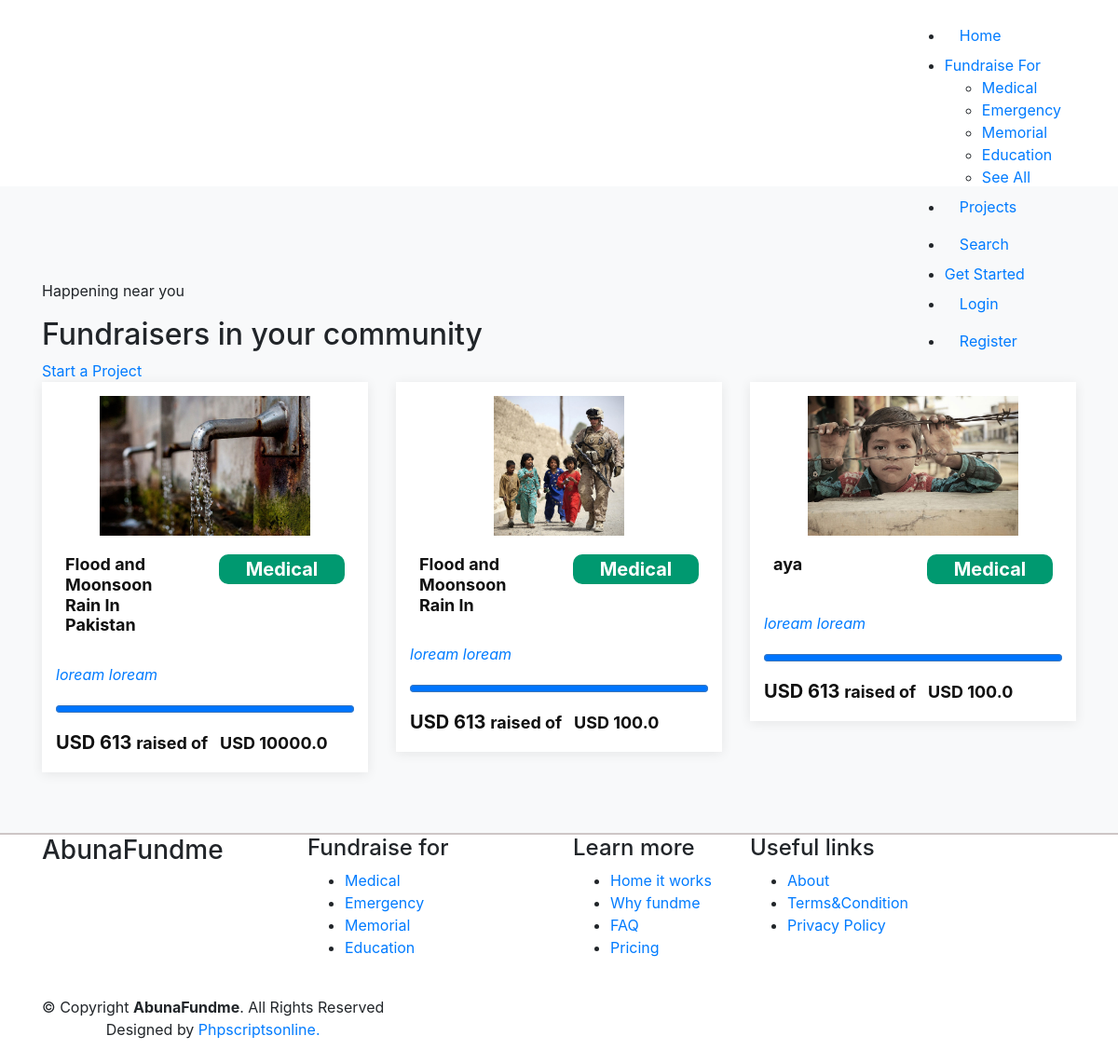
Page /project/ on the earlier database version.
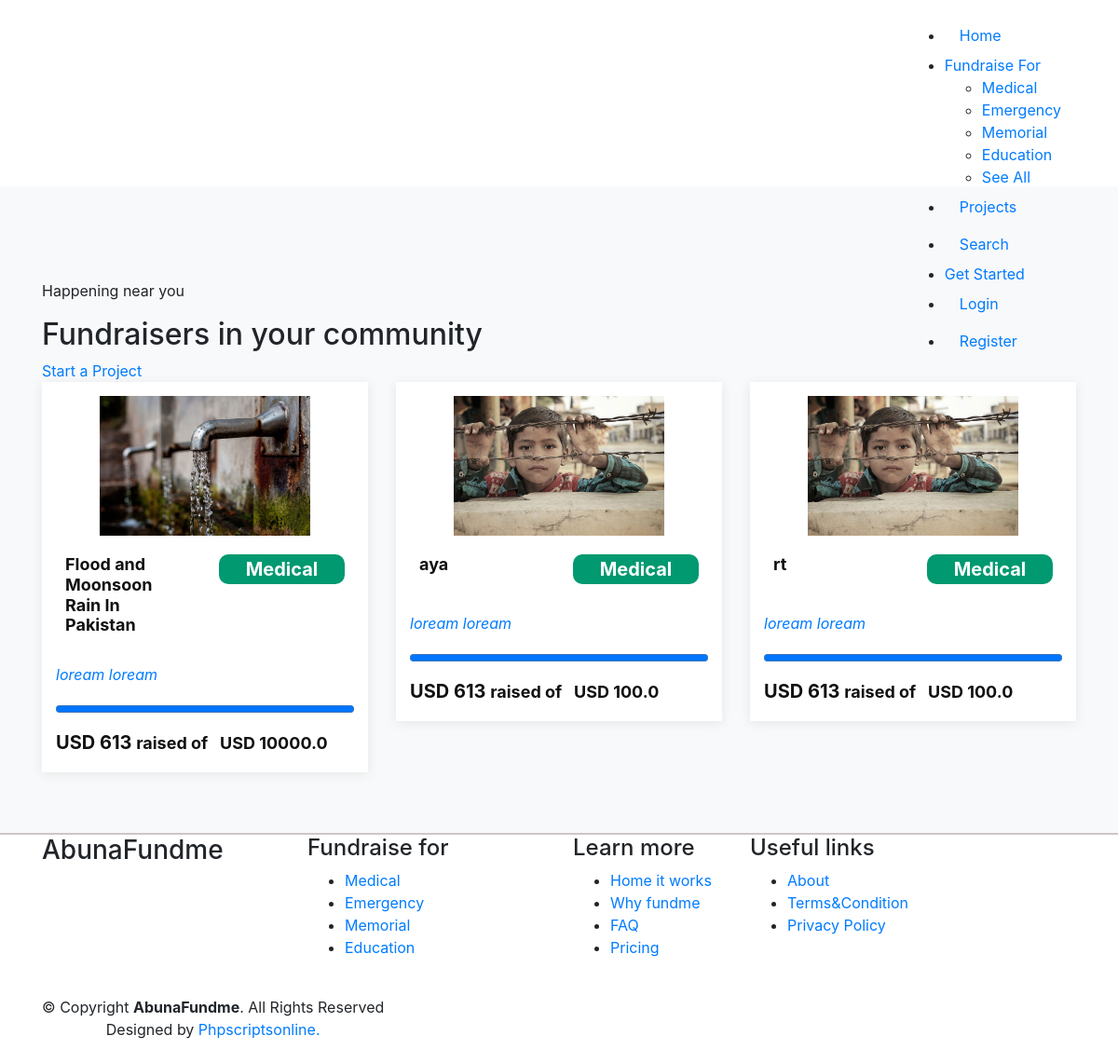
Same page on the later database version.
### D_project/models.py (models this page shows, shortened)
class Project(models.Model):
    user = models.ForeignKey(get_user_model(), on_delete=models.CASCADE,default=1)
    name=models.CharField(max_length=50)
    category = models.ForeignKey(Category,on_delete=models.CASCADE,null=True)
    target = models.FloatField(default=100,null=True)
    tags = models.ManyToManyField(Tag)
    description=models.TextField(default="loream loream",max_length=800,null=True)
    start=models.DateTimeField(auto_now_add=True)
    end=models.DateTimeField()

class Image(models.Model):
    project=models.ForeignKey(Project,on_delete=models.CASCADE)
    image = models.FileField(upload_to='projects/images',blank=True,null=True)

### D_project/views.py (the view)
# urls.py: path('',projects.as_view(),name='projects'),
class projects(ListView):
    model=Project
    template_name= 'D_project/projects.html'
    context_object_name = 'projects'

### D_project/models.py (called while the page is built)
    def __str__(self):
        return self.name

### D_project/templates/D_project/projects.html (shortened to what this page needs)
{%extends 'base.html'%}
{% block content %}
<section class="ftco-section bg-light categoryfundraisesec">
    <div class="container" data-aos="fade-right">
      <div class="section-title" >
        <p>Happening near you</p>
        <h2>Fundraisers in your community</h2>
      </div>
<a href="{%url 'createProject'%}">Start a Project</a>
        <div class="row">
            {% for project in projects %}
            <div class="col-md-4">
                <a href="{%url 'project_details' project.id%}">
                  <div class="singlesection">
                    {% with first_image=project.image_set.first %}
                    <img src="{{ first_image.image.url }}" class="singlesection-img img-fluid" alt="{{first_image.id}}">
                    {% endwith %}
                 <div class="row" style="padding:10px">
                    <div class="col-md-6">
                        <h3>{{project.name}}</h3>
                    </div>
                    <div class="col-md-6">
                        <h3 style="text-align: center;background: #009970;padding: 4px;color: #fff;border-radius: 10px;"> <span style="font-weight: bold;font-size:20px">Medical </span></h3>
                    </div>
                </div>
                    <p>
                    <p>{{project.description}}                      </p>
                      <progress id="file" value="613" max="100" style="width: 100%;"> </progress>
                     <h3> <span style="font-weight: bold;font-size:20px">USD 613 </span> raised of &nbsp; USD {{project.target}}</h3>
                  </div>
              </a>
                   </div>
                   {% endfor %}
        </div>
    </div>
</section>
{% endblock %}

### templates/base.html (shortened to what this page needs)
{% load static %}
<!DOCTYPE html>
<html lang="en">
<head>
  <link href="https://gofundmeclone.phpliveprojects.com/public/frontend/assets/vendor/aos/aos.css" rel="stylesheet">
  <link href="https://gofundmeclone.phpliveprojects.com/public/frontend/assets/vendor/bootstrap/css/bootstrap.min.css" rel="stylesheet">
  <link href="https://gofundmeclone.phpliveprojects.com/public/frontend/assets/vendor/bootstrap-icons/bootstrap-icons.css" rel="stylesheet">
  <link href="https://gofundmeclone.phpliveprojects.com/public/frontend/assets/vendor/boxicons/css/boxicons.min.css" rel="stylesheet">
  <link href="https://gofundmeclone.phpliveprojects.com/public/frontend/assets/vendor/glightbox/css/glightbox.min.css" rel="stylesheet">
  <link href="https://gofundmeclone.phpliveprojects.com/public/frontend/assets/vendor/remixicon/remixicon.css" rel="stylesheet">
  <link href="https://gofundmeclone.phpliveprojects.com/public/frontend/assets/vendor/swiper/swiper-bundle.min.css" rel="stylesheet">
  <link href="https://gofundmeclone.phpliveprojects.com/public/frontend/assets/css/style.css" rel="stylesheet">
</head>
<body>
  <header id="innerheader" class="fixed-top align-items-center" >
    <div class="container">
      <div class="header-container d-flex align-items-center justify-content-between">
        <nav id="navbar" class="navbar">
          <ul>
            <li><a class="nav-link scrollto active" href="{%url 'home'%}">Home</a></li>
           <li class="dropdown"><a href="#"><span>Fundraise For</span> </a>
              <ul>
              <li><a href="https://gofundmeclone.phpliveprojects.com/category/viewcategory/2">Medical</a></li>
                <li><a href="https://gofundmeclone.phpliveprojects.com/category/viewcategory/4">Emergency</a></li>
                 <li><a href="https://gofundmeclone.phpliveprojects.com/category/viewcategory/7">Memorial</a></li>
                <li><a href="https://gofundmeclone.phpliveprojects.com/category/viewcategory/8">Education</a></li>
                 <li><a href="{%url 'categories' %}">See All</a></li>
              </ul>
            </li>
            <li><a class="nav-link scrollto" href="{%url 'projects'%}">Projects</a></li>
              <li><a class="nav-link scrollto" href="https://gofundmeclone.phpliveprojects.com/category/search"> Search</a></li>
            <li><a class="getstarted scrollto" href="https://gofundmeclone.phpliveprojects.com/user/login">Get Started</a></li>
            {% if user.profile %}
            <li><a class="nav-link scrollto" href="/account/profile/edit">Edit your profile ,{{ user.username }}</a></li>
            <li>
            {% if user.profile.image %}
               <img src="{{user.profile.image.url}}" class="beneficiary_img" alt="{{project.user.username}}">
                {% else %}
               <img src="https://maventricksdemo.co.in/bidonn/public/css/images/noImage.jpg" class="beneficiary_img">
               {% endif %}
              </li>
            <li><a class="nav-link scrollto" href="/accounts/logout">logout</a></li>
            {% else %}
            <li><a class="nav-link scrollto" href="/accounts/login">Login {{ user.username }}</a></li>
            <li><a class="nav-link scrollto" href="/accounts/signup">Register</a></li>
            {% endif %}
          </ul>
        </nav>
      </div>
    </div>
  </header>
{% block content %}
 {% endblock %}
  <footer id="footer">
    <div class="footer-top">
      <div class="container">
        <div class="row">
          <div class="col-lg-3 col-md-6 footer-contact">
            <h3>AbunaFundme</h3>
          </div>
		  <div class="col-lg-3 col-md-6 footer-links">
            <h4>Fundraise for</h4>
            <ul>
             <li><a href="https://gofundmeclone.phpliveprojects.com/category/viewcategory/2">Medical</a></li>
                <li><a href="https://gofundmeclone.phpliveprojects.com/category/viewcategory/4">Emergency</a></li>
                 <li><a href="https://gofundmeclone.phpliveprojects.com/category/viewcategory/7">Memorial</a></li>
                <li><a href="https://gofundmeclone.phpliveprojects.com/category/viewcategory/8">Education</a></li>
            </ul>
          </div>
          <div class="col-lg-2 col-md-6 footer-links">
            <h4>Learn more</h4>
            <ul>
              <li> <a href="https://gofundmeclone.phpliveprojects.com/home/page/7">Home it works</a></li>
              <li> <a href="https://gofundmeclone.phpliveprojects.com/home/page/8">Why fundme</a></li>
              <li> <a href="https://gofundmeclone.phpliveprojects.com/category/faq">FAQ</a></li>
              <li> <a href="https://gofundmeclone.phpliveprojects.com/home/page/9">Pricing</a></li>
            </ul>
          </div>
		  <div class="col-lg-2 col-md-6 footer-links">
            <h4>Useful links</h4>
            <ul>
              <li> <a href="https://gofundmeclone.phpliveprojects.com/home/page/6">About</a></li>
              <li> <a href="https://gofundmeclone.phpliveprojects.com/home/page/2">Terms&Condition</a></li>
              <li> <a href="https://gofundmeclone.phpliveprojects.com/home/page/1">Privacy Policy</a></li>
            </ul>
          </div>
        </div>
      </div>
    </div>
    <div class="container d-md-flex py-4">
      <div class="me-md-auto text-center text-md-start">
        <div class="copyright">
          &copy; Copyright <strong><span>AbunaFundme</span></strong>. All Rights Reserved
        </div>
        <div class="credits">
          Designed by <a href="https://www.phpscriptsonline.com/" target="_blank">Phpscriptsonline.</a>
        </div>
      </div>
    </div>
  </footer>
</body>
</html>

### templates/base.html (style rules this page uses)
#innerheader { padding: 10px 0px; }
section { padding: 100px 0 50px; }
#footer { border-top: 2px solid #cdc6c6; }
.singlesection { box-sizing: content-box; padding: 15px 15px; box-shadow: 0px 2px 12px rgba(0, 0, 0, 0.08); background: #fff; margin-bottom: 15px; }
.singlesection h3 { font-size: 18px; font-weight: bold; margin: 10px 0 5px 0; color: #111; }
.singlesection p { font-style: italic; margin: 0 auto 15px auto; }
.singlesection img { width: 100%; height: 150px; object-fit: contain; }
#footer { position: relative; z-index: 2; }

Differences in the rows shown:
removed Project: image_set.first.image (picture), name "Flood and Moonsoon Rain In", description "loream loream", target "100.0"
added Project: image_set.first.image (picture), name "rt", description "loream loream", target "100.0"
